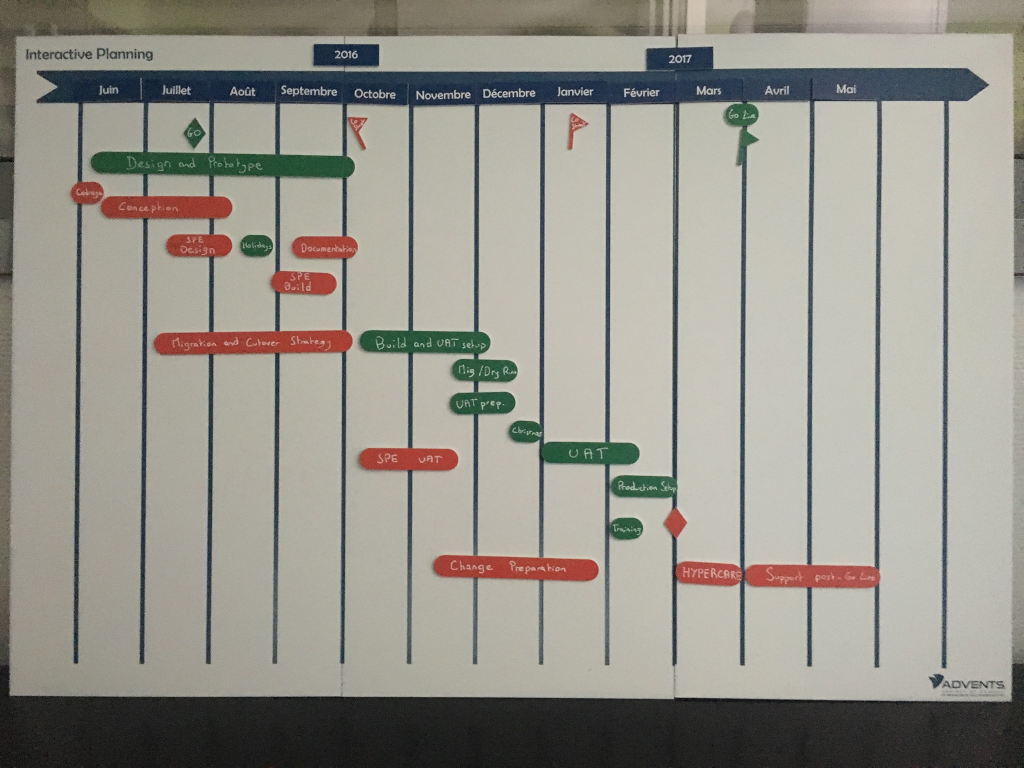
#> input picture img/3.JPG, 2048 x 1536 px, found by its file name (shown at 1/2 size)
$ python Hsv_form_detection_final.py
#> lines starting #> are read from the running program, lines starting #| are printed output that depends on the picture; after the words box and inside, x2 and y2 are one past the last pixel; in counts of white or black regions, pixels touching at a corner belong together
import cv2
import numpy as np
from scipy.ndimage.morphology import binary_fill_holes
import matplotlib.pyplot as plt
import skimage.measure
import csv

def Time_event(x_activity,t_unity,t0):
    return ((x_activity-t0)/t_unity)-1

fig, ax = plt.subplots(figsize=(10, 6))

image = cv2.imread('img/3.jpg')
#> image is the input picture: shape (1536, 2048, 3); mean B, G, R 139.4, 148.6, 150.8
csvfile=open('output.csv', 'w')
fieldnames = ['name', 'color', 'form','start','end']

writer = csv.writer(csvfile)
writer.writerow(fieldnames)

font = {'family': 'serif',
        'color':  'darkred',
        'weight': 'normal',
        'size': 10,
        }

# we need to keep in mind aspect ratio so the image does
# not look skewed or distorted -- therefore, we calculate
# the ratio of the new image to the old image
r = 1000.0 / image.shape[1]
#> r = 0.488
dim = (1000, int(image.shape[0] * r))
#> dim = (1000, 750)

# perform the actual resizing of the image and show it
resized = cv2.resize(image, dim, interpolation=cv2.INTER_AREA)

# Convert BGR to HSV
hsv = cv2.cvtColor(resized, cv2.COLOR_BGR2HSV)
#> hsv: shape (750, 1000, 3); mean H, S, V 34.8, 30.5, 153.7

#################Pour la detection des lignes

# Grayscale and Canny Edges extracted
gray = cv2.cvtColor(resized, cv2.COLOR_BGR2GRAY)
edges = cv2.Canny(gray, 100, 170, apertureSize = 3)
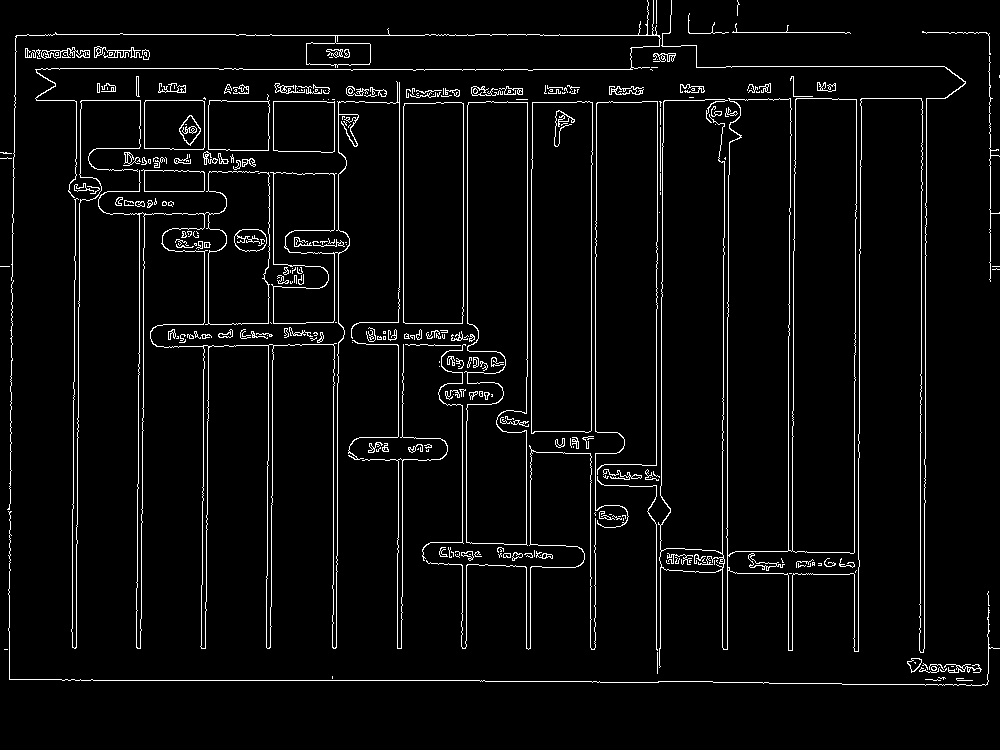
#> edges: shape (750, 1000); 4.2% white in thin lines or dots

# Run HoughLines using a rho accuracy of 1 pixel
# theta accuracy of np.pi / 180 which is 1 degree
# Our line threshold is set to 240 (number of points on line)
lines = cv2.HoughLines(edges,5, np.pi / 180, 150)

print (lines)
#> (printed output is left out)
#Define time line info
time_line=[]

# We iterate through each line and convert iy1t to the format
# required by cv.lines (i.e. requiring end points)

print ("Lines: ",lines)
#> (printed output is left out)
# We iterate through each line and convert it to the format
# required by cv.lines (i.e. requiring end points)
prev_x = None
ordered_lines = sorted(lines,key = lambda x: x[0][0]*np.cos(x[0][1]))
#> ordered_lines = 3159 items, first 6: [[310, 2.01]], [[320, 1.99]], [[285, 2.04]], [[295, 2.02]], [[275, 2.06]], [[330, 1.97]]
for [[rho, theta]] in ordered_lines:
    a = np.cos(theta)
    b = np.sin(theta)
    x0 = a * rho
    y0 = b * rho
    x1 = int(x0 + 1000 * (-b))
    y1 = int(y0 + 1000 * (a))
    x2 = int(x0 - 1000 * (-b))
    y2 = int(y0 - 1000 * (a))
    if abs(x1 - x2) >= 3:
        continue
    if prev_x is not None:

        if abs(prev_x - x1)<50:
            continue
        #print abs(prev_x - x1)
    time_line.append(x1)
    #cv2.line(resized, (x1, y1), (x2, y2), (255, 0, 0), 2)
    prev_x = max(x1,x2)
#> this loop made 3159 passes
#> (rho, theta, a, b, x0, y0, x1, y1) on passes 1 to 3: (310, 2.01, -0.423, 0.906, -131, 281, -1037, -141), (320, 1.99, -0.407, 0.914, -130.2, 292.3, -1043, -114), (285, 2.04, -0.454, 0.891, -129.4, 253.9, -1020, -200)
#> after the loop, time_line = [10, 75, 140, 205, 270, 335, 400, 465, 525, 590, 655, 725, 790, 860, 920, 990]

#cv2.imshow('Hough Lines', resized)
#cv2.waitKey(0)
#cv2.destroyAllWindows()


t_unity=time_line[1]-time_line[0]
#> t_unity = 65
# Boundaries RED GREEN BLUE
boundaries = [
    ([0,100,100], [10,255,255]),
    ([45,50,50], [80,255,255])
]

# Threshold the HSV image to get only blue colors
for (lower, upper) in boundaries:

    #Define the color: cela juste en premier temps C'est à optimisé
    if ((lower==[0,100,100]) and (upper ==[10,255,255])):
        color="Red"
    else:
        color="green"

    # create NumPy arrays from the boundaries
    lower = np.array(lower, dtype="uint8")
    upper = np.array(upper, dtype="uint8")
    # find the colors within the specified boundaries and apply
    #  the mask
    mask = cv2.inRange(hsv, lower, upper)

    output = cv2.bitwise_and(resized, resized, mask=mask)
    # Define contours

    # Grayscale
    gray = cv2.cvtColor(output, cv2.COLOR_BGR2GRAY)

    # Grayscale

    gray = cv2.cvtColor(output, cv2.COLOR_BGR2GRAY)

    # Threshold.
    # Set values equal to or above 220 to 0.
    # Set values below 0 to 0.

    th, im_th = cv2.threshold(output,0,255, cv2.THRESH_BINARY);
    plt.imshow(im_th)
    plt.title("WithHoles")
    plt.show()

    imwithoutholes=binary_fill_holes(im_th[:,:,0], structure=np.ones((3,3))).astype(int)


    plt.imshow(imwithoutholes)
    plt.title("imwithoutholes")
    plt.show()


    labeled_array, num_features = skimage.measure.label(imwithoutholes, return_num=True)
    plt.imshow(labeled_array)
    plt.title(num_features)
    plt.show()

    ax.imshow(labeled_array)

    regions = skimage.measure.regionprops(labeled_array)

    fig, ax = plt.subplots()
    ax.imshow(labeled_array, cmap=plt.cm.gray)
    i=0
    for props in regions:

        y0, x0 = props.centroid

        if (props.area>90):
            minr, minc, maxr, maxc = props.bbox
            bx = (minc, maxc, maxc, minc, minc)
            by = (minr, minr, maxr, maxr, minr)
            ax.plot(bx, by, '-b', linewidth=1)
            #debut de l'activité
            ax.plot(minc, y0, '.g', markersize=5)
            #fin de l'activité
            ax.plot(maxc, y0, '.g', markersize=5)
            ax.plot((maxc,minc), (y0,y0), '-r', markersize=5)
            ax.plot((x0,x0),(minr,maxr), '-r', markersize=5)


             #calcule de l'air

            bboxarea=(maxc-minc)*(maxr-minr)

            print ("****** label  ",i)
            print("bboxarea/props.area: ", bboxarea / props.area)
            print ("aria of th object :", props.area)
            print("aria of the bbox",bboxarea)

            if (bboxarea/props.area <1.5) and (bboxarea/props.area >1):
                print ("pseoudo Rectangle area: ",bboxarea/props.area)
                plt.text(x0, y0, str(i)+" :Activity", fontdict=font)
                form="Rectangle"
            if (bboxarea / props.area <3.4) and (bboxarea / props.area > 2):
                print("Flag area: ", bboxarea / props.area)
                plt.text(x0, y0, str(i)+" :Flag", fontdict=font)
                form="flag"

            if (bboxarea / props.area <2) and (bboxarea / props.area > 1.60):
                print("Losange area: ", bboxarea / props.area)
                plt.text(x0, y0, str(i)+" :Losange", fontdict=font)
                form="Losange"

            i = i + 1;
            writer.writerow(["Activity: "+str(i),color,form,str(Time_event(minc,t_unity,time_line[0]))+" T", str(Time_event(maxc,t_unity,time_line[0]))+" T"])

    print("******************************next color****************")

    #ax.axis((0, 600, 600, 0))
    plt.show()
#> this loop made 2 passes
#> num_features on passes 1 to 2: 14, 14
#> pass 1, `mask = cv2.inRange(hsv, lower, upper)`:
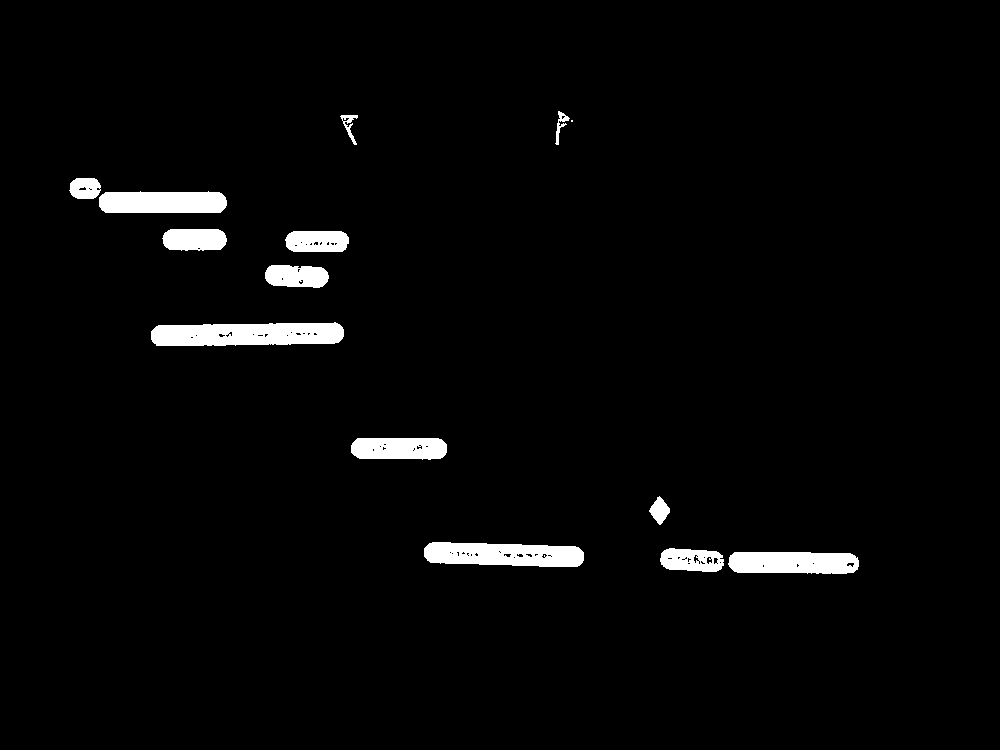
#> mask: shape (750, 1000); 2.7% white; 14 white regions (1 under 20 px), largest, box (x1, y1, x2, y2) and area: (151, 322, 344, 346) 3946, (424, 542, 584, 567) 3226, (728, 552, 859, 574) 2611
#> pass 1, `gray = cv2.cvtColor(output, cv2.COLOR_BGR2GRAY)`:
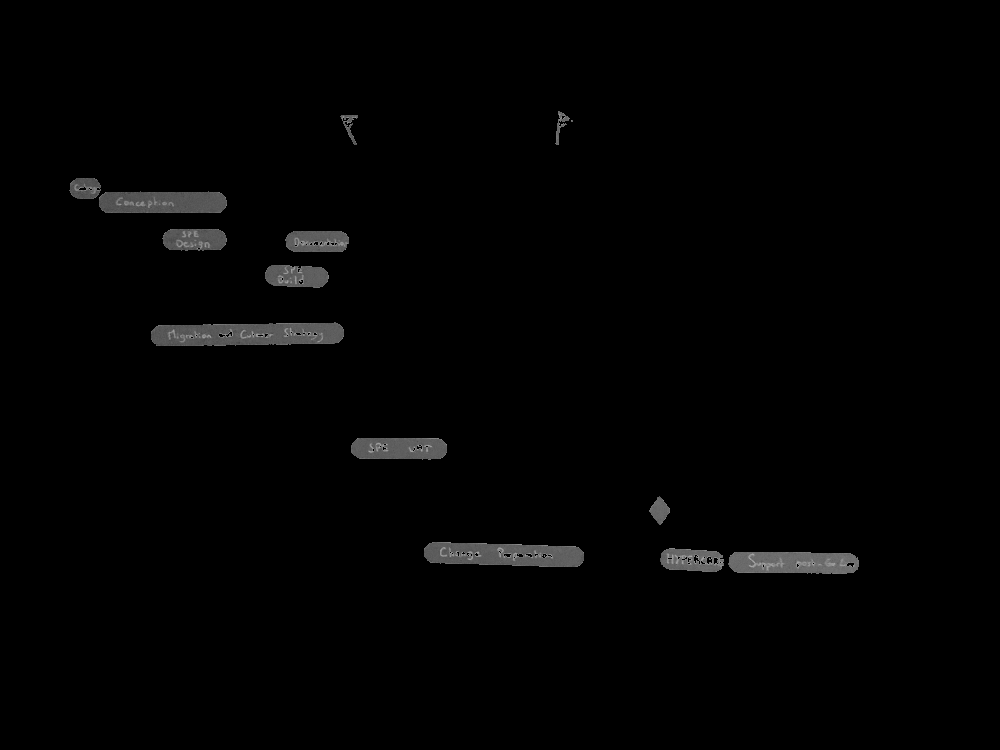
#> gray: shape (750, 1000); min 0, max 170, mean 2.7
#> pass 1, `plt.show()`:
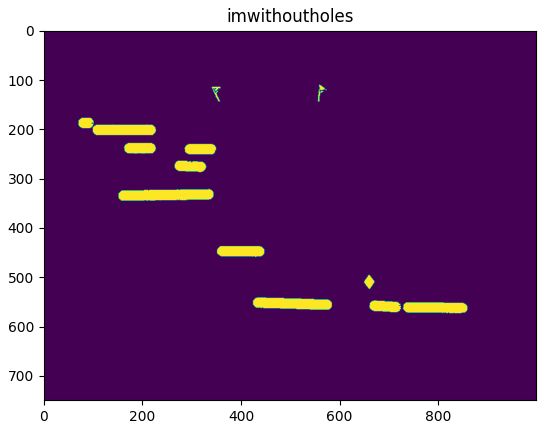
#> figure drawn by matplotlib, 1 panel
#> pass 1, `plt.show()`:
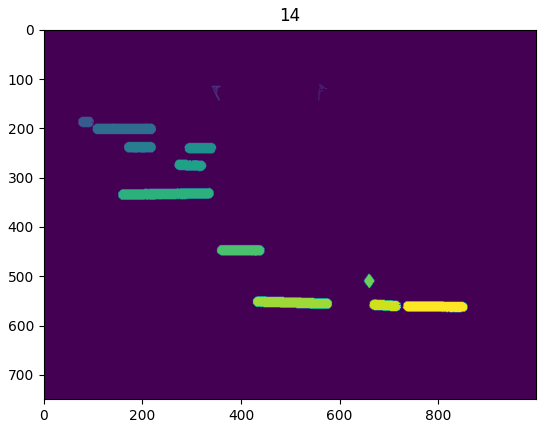
#> figure drawn by matplotlib, 1 panel
#> pass 2, `plt.show()`:
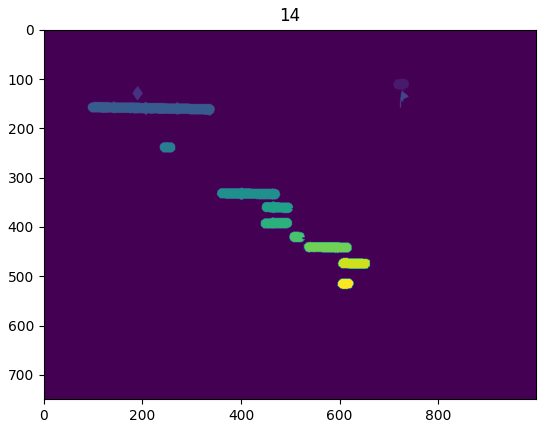
#> figure drawn by matplotlib, 1 panel
#> after the loop: imwithoutholes: shape (750, 1000) int64; values 0 (black) and 1 (white), 2.2% white; 14 white regions (2 under 20 px), largest, box (x1, y1, x2, y2) and area: (89, 146, 346, 176) 5394, (351, 322, 479, 346) 2574, (527, 431, 624, 454) 1902
#> after the loop:
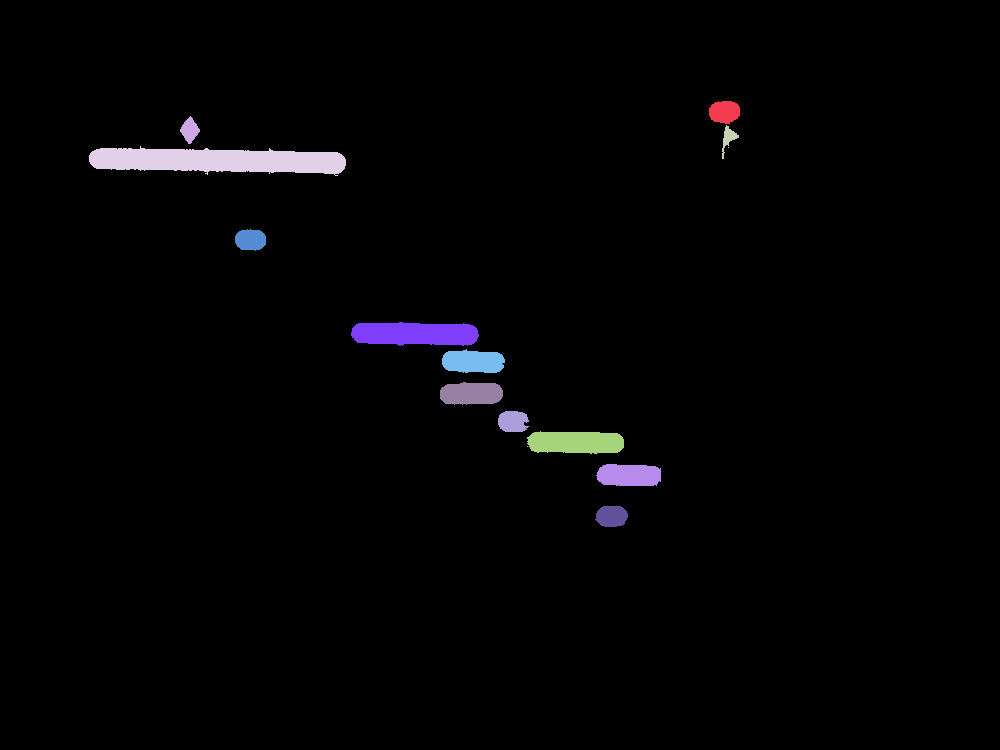
#> labeled_array: shape (750, 1000) int64; 15 distinct labels, from 0 to 14; one colour per label, 0 black
#> after the loop: output: shape (750, 1000, 3); mean H, S, V 1.4, 1.9, 1.1


#Add the second function

$ run again, with img/4.JPG copied over img/3.JPG
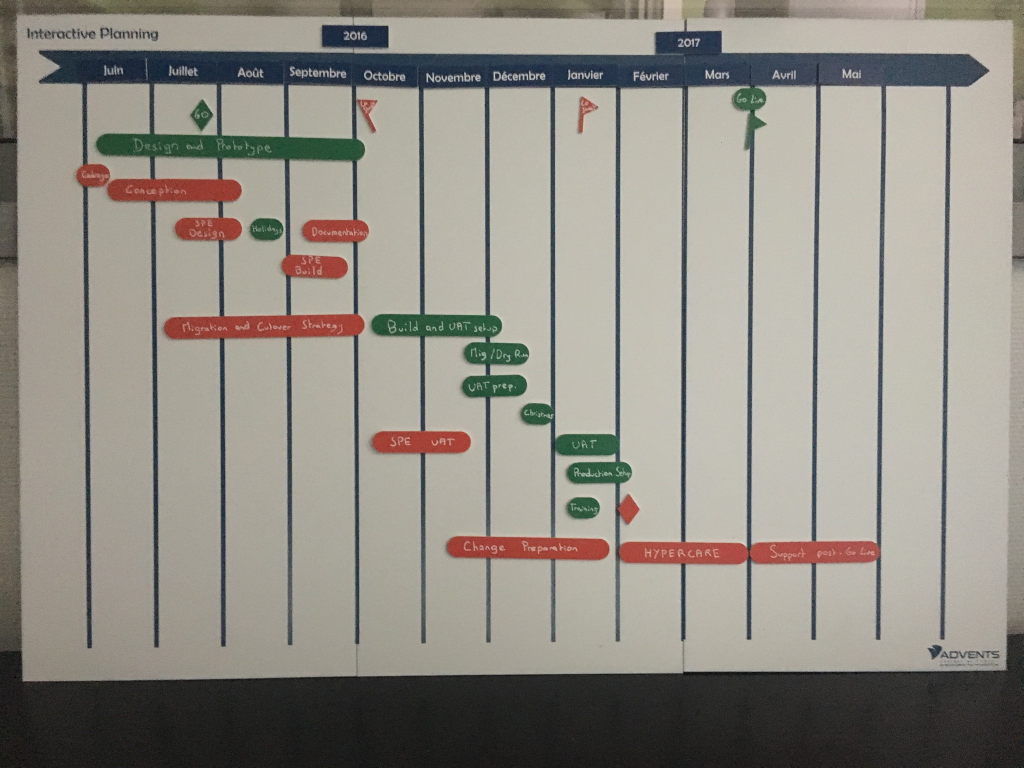
#> input picture img/4.JPG, 2048 x 1536 px, found by its file name (shown at 1/2 size)
#> image is the input picture: shape (1536, 2048, 3); mean B, G, R 133.2, 141.7, 145.8
#> hsv: shape (750, 1000, 3); mean H, S, V 31.6, 31.2, 148.1
#> `edges = cv2.Canny(gray, 100, 170, apertureSize = 3)`:
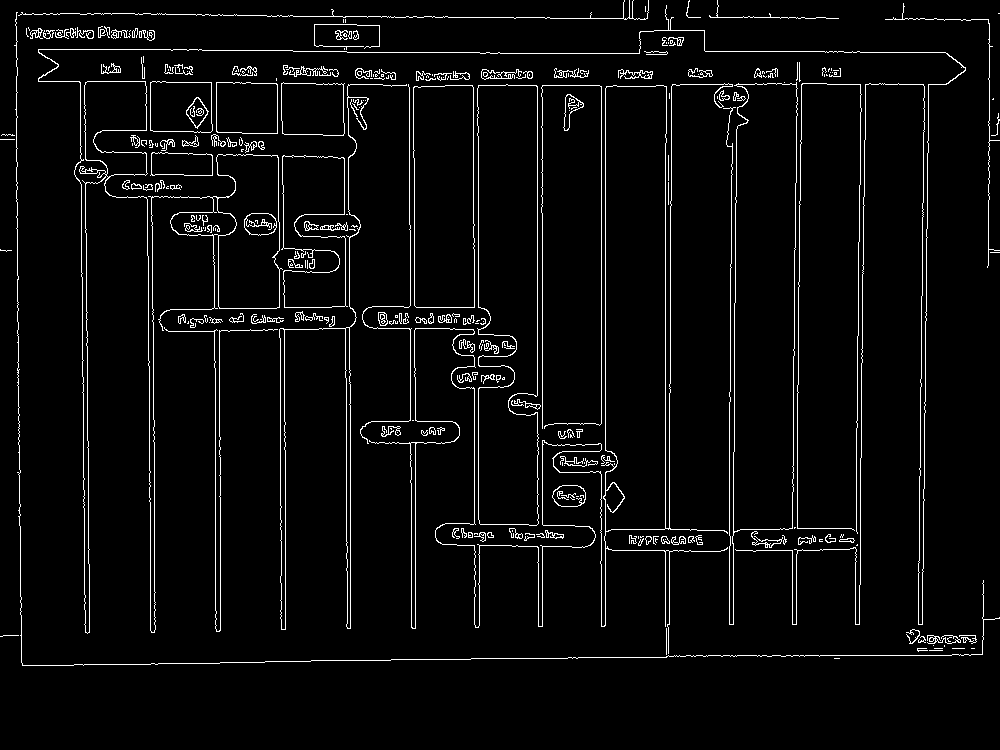
#> edges: shape (750, 1000); 4.1% white in thin lines or dots, all inside (x1, y1, x2, y2) = (0, 0, 1000, 666)
#> (printed output is left out)
#> (printed output is left out)
#> ordered_lines = 3160 items, first 6: [[275, 2.02]], [[285, 2.01]], [[265, 2.04]], [[295, 1.99]], [[320, 1.95]], [[305, 1.97]]
#> the loop `for [[rho, theta]] in ordered_lines:` made 3160 passes
#> (rho, theta, a, b, x0, y0, x1, y1) on passes 1 to 3: (275, 2.02, -0.438, 0.899, -120.6, 247.2, -1019, -191), (285, 2.01, -0.423, 0.906, -120.4, 258.3, -1026, -164), (265, 2.04, -0.454, 0.891, -120.3, 236.1, -1011, -217)
#> after the loop `for [[rho, theta]] in ordered_lines:`: time_line = [20, 85, 150, 215, 280, 345, 415, 475, 540, 605, 670, 730, 795, 860, 925, 990]
#> t_unity = 65
#> the loop `for (lower, upper) in boundaries:  #Define the color: cela juste en pr..` made 2 passes
#> num_features on passes 1 to 2: 12, 13
#> after the loop `for (lower, upper) in boundaries:`:
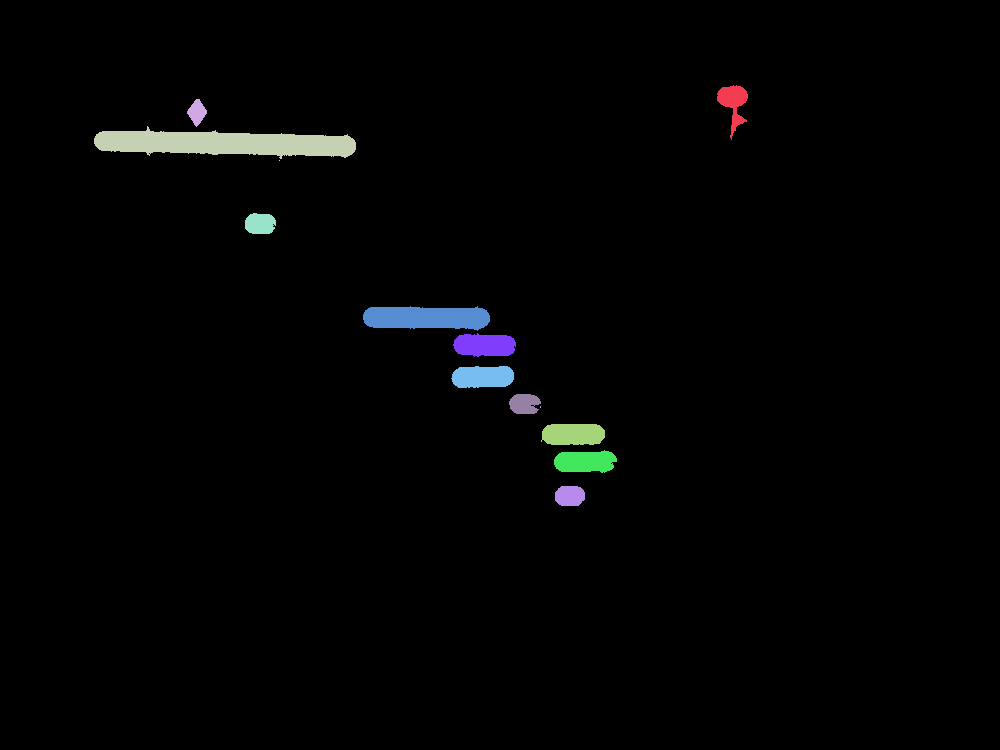
#> labeled_array: shape (750, 1000) int64; 14 distinct labels, from 0 to 13; one colour per label, 0 black
